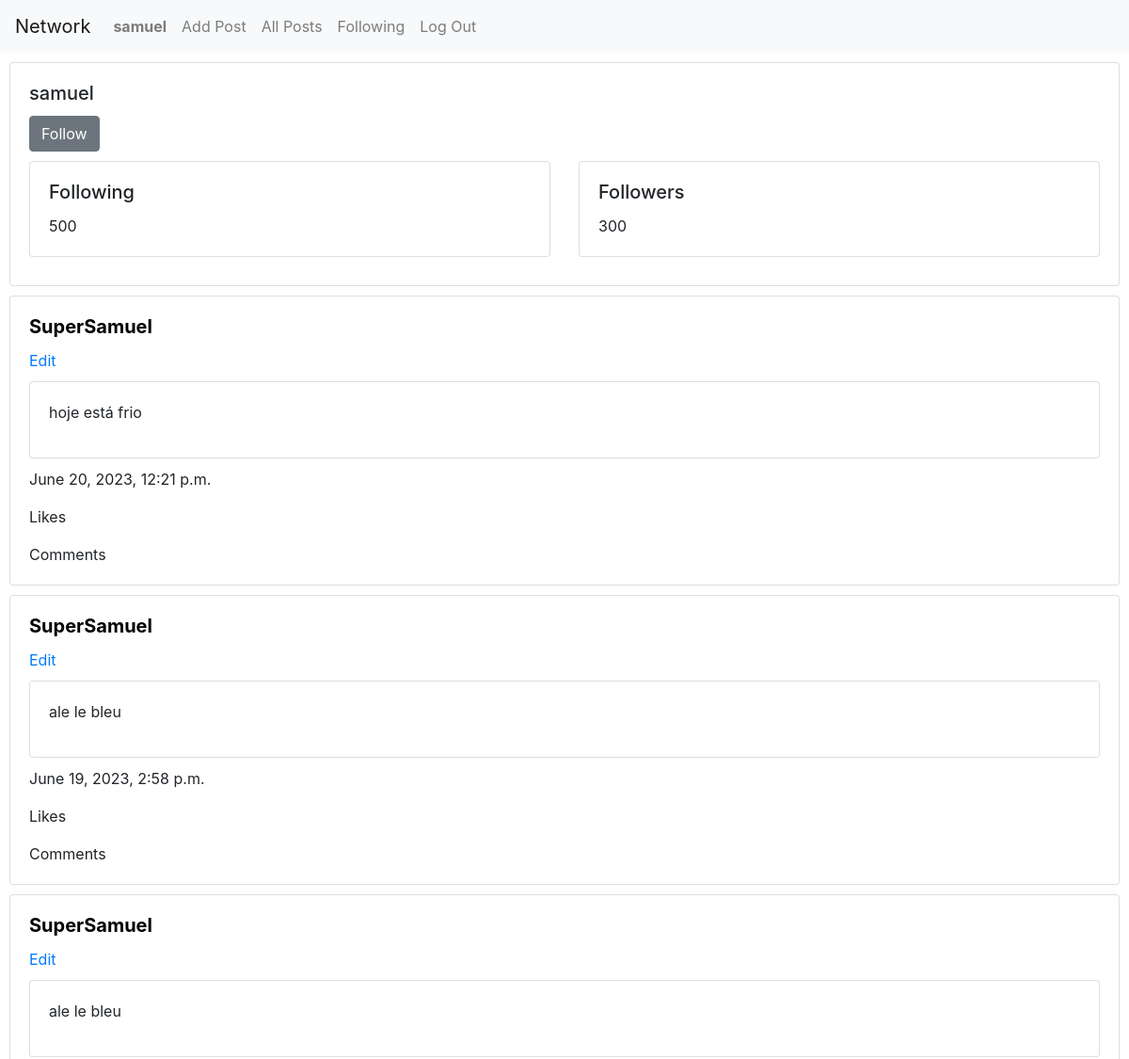
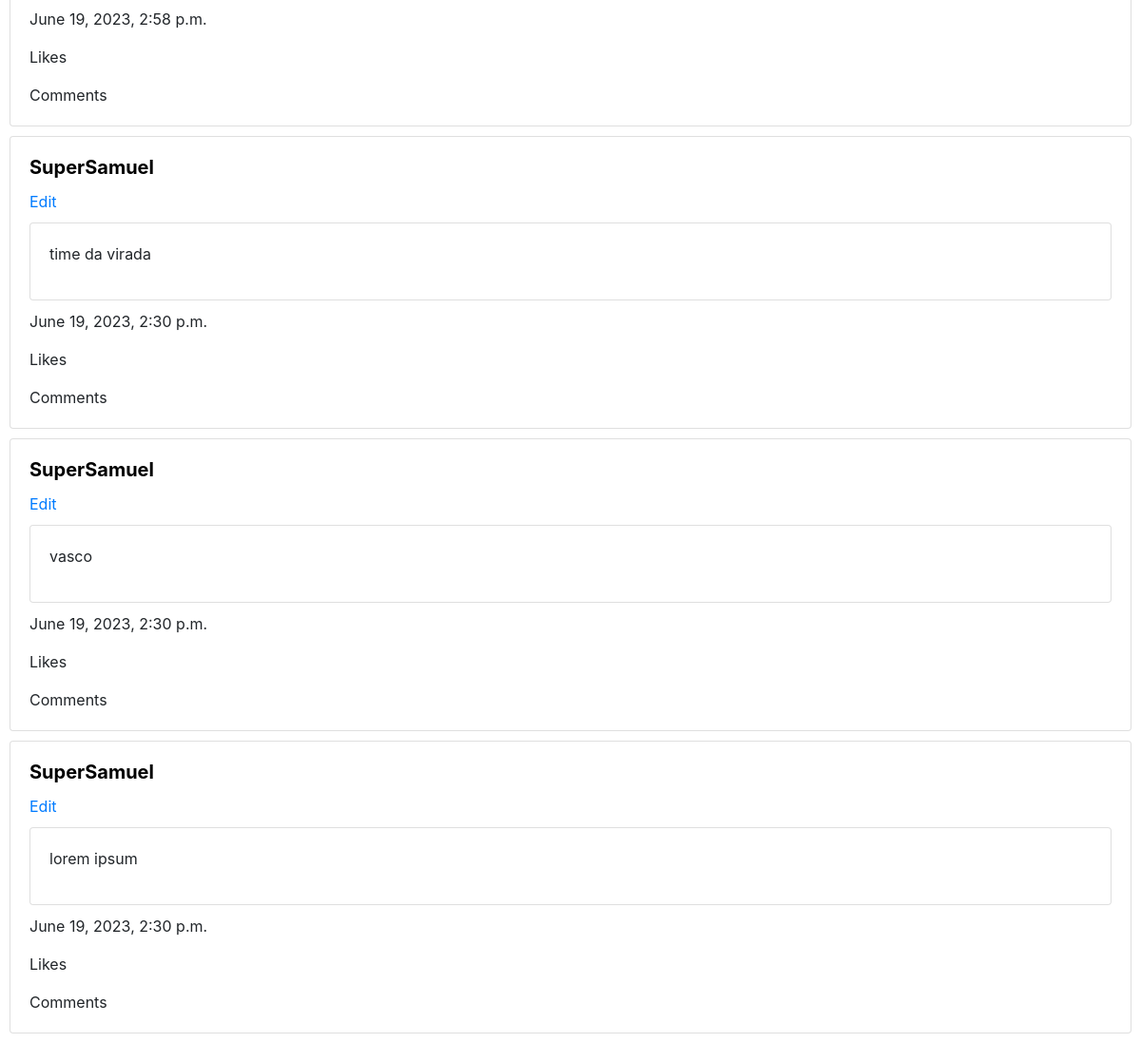
Page /user_profile/1 (signed in) on the committed database (2 pictures, top to bottom).
### network/models.py (models this page shows, shortened)
class User(AbstractUser):
    pass

class Posts(models.Model):
    posted_date = models.DateTimeField("Posted date", auto_now_add=True)
    last_update = models.DateTimeField("Last update", auto_now=True)
    content = models.TextField("Post content")
    author = models.ForeignKey(User, on_delete=models.CASCADE)

### network/views.py (the view)
# urls.py: path("user_profile/<user_id>", views.user_profile, name="user_profile"),
def user_profile(request, user_id):
    user = User.objects.get(pk=user_id)
    user_posts = Posts.objects.filter(author=request.user).order_by('-posted_date')
    return render(request, "network/user_profile.html", {
        "user": user,
        "user_posts": user_posts
    })

### network/templates/network/user_profile.html
{% extends "network/layout.html" %}
{% block body %}
{% if user.is_authenticated %}
<div class="card">
    <div class="card-body">
        {% if user.id == request.user.id %}
            <h5 class="card-title">My Profile</h5>
        {% else %}
            <h5 class="card-title">{{ user.username }}</h5>
            <a href="#" class="btn btn-secondary">Follow</a>
        {% endif %}
        <div class="row">
            <div class="col-sm-6">
                <div class="card">
                    <div class="card-body">
                        <h5 class="card-title">Following</h5>
                        <p class="card-text">500</p>
                    </div>
                </div>
            </div>
            <div class="col-sm-6">
                <div class="card">
                    <div class="card-body">
                        <h5 class="card-title">Followers</h5>
                        <p class="card-text">300</p>
                    </div>
                </div>
            </div>
        </div>
    </div>
</div>
{% include "network/render_posts.html" with posts=user_posts %}
{% else %}
<h1>Sorry, you must be authenticated to see this view...</h1>
<a href="{% url 'login' %}">Login here</a>
{% endif %}
{% endblock %}

### network/templates/network/layout.html (shortened to what this page needs)
{% load static %}
<!DOCTYPE html>
<html lang="en">
    <head>
        <link rel="stylesheet" href="https://stackpath.bootstrapcdn.com/bootstrap/4.4.1/css/bootstrap.min.css">
        <link href="{% static 'network/styles.css' %}" rel="stylesheet">
    </head>
    <body>
        <nav class="navbar navbar-expand-lg navbar-light bg-light">
            <a class="navbar-brand" href="#">Network</a>
            <div>
              <ul class="navbar-nav mr-auto">
                {% if user.is_authenticated %}
                    <li class="nav-item">
                        <a class="nav-link" href="{% url 'user_profile' user.id %}"><strong>{{ user.username }}</strong></a>
                    </li>
                    <li class="nav-item">
                        <a class="nav-link" href="{% url 'add_post' %}">Add Post</a>
                    </li>
                {% endif %}
                <li class="nav-item">
                  <a class="nav-link" href="{% url 'all_posts' %}">All Posts</a>
                </li>
                {% if user.is_authenticated %}
                    <li class="nav-item">
                        <a class="nav-link" href="#">Following</a>
                    </li>
                    <li class="nav-item">
                        <a class="nav-link" href="{% url 'logout' %}">Log Out</a>
                    </li>
                {% endif %}
              </ul>
            </div>
          </nav>
        <div class="body">
            {% block body %}
            {% endblock %}
        </div>
    </body>
</html>

### network/templates/network/render_posts.html
{% for post in posts %}
<div class="card">
    <div class="card-body">
        <h5 class="card-title">
            <a href="{% url 'user_profile' post.author.id %}" style="color: black">
                <Strong>{{ post.author }}</Strong>
            </a>
        </h5>
        <a href="#" >Edit</a>
        <div class="card">
            <p class="card-body">{{ post.content }}</p>
        </div>
        <p class="card-text">{{ post.posted_date }}</p>
        <p class="card-text">Likes</p>
        <p class="card-text">Comments</p>
    </div>
</div>
{% endfor %}

### network/static/network/styles.css (style rules this page uses)
.body { margin: 10px; }
.card { margin: 10px 0px; }

### rows in the picture
User: username "samuel"
Posts: author "SuperSamuel", content "hoje está frio", posted_date "June 20, 2023, 12:21 p.m."
Posts: author "SuperSamuel", content "ale le bleu", posted_date "June 19, 2023, 2:58 p.m."
Posts: author "SuperSamuel", content "ale le bleu", posted_date "June 19, 2023, 2:58 p.m."
Posts: author "SuperSamuel", content "time da virada", posted_date "June 19, 2023, 2:30 p.m."
Posts: author "SuperSamuel", content "vasco", posted_date "June 19, 2023, 2:30 p.m."
Posts: author "SuperSamuel", content "lorem ipsum", posted_date "June 19, 2023, 2:30 p.m."
